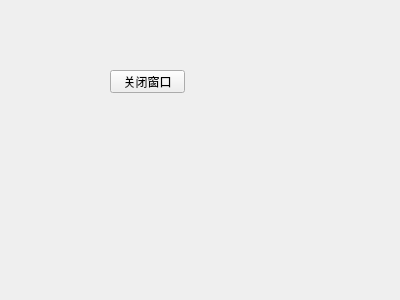
<?xml version="1.0" encoding="UTF-8"?>
<ui version="4.0">
 <class>Form</class>
 <widget class="QWidget" name="Form">
  <property name="geometry">
   <rect>
    <x>0</x>
    <y>0</y>
    <width>400</width>
    <height>300</height>
   </rect>
  </property>
  <property name="windowTitle">
   <string>Form</string>
  </property>
  <widget class="QPushButton" name="closeWinBtn">
   <property name="geometry">
    <rect>
     <x>110</x>
     <y>70</y>
     <width>75</width>
     <height>23</height>
    </rect>
   </property>
   <property name="text">
    <string>关闭窗口</string>
   </property>
  </widget>
 </widget>
 <resources/>
 <connections>
  <connection>
   <sender>closeWinBtn</sender>
   <signal>clicked()</signal>
   <receiver>Form</receiver>
   <slot>close()</slot>
   <hints>
    <hint type="sourcelabel">
     <x>144</x>
     <y>76</y>
    </hint>
    <hint type="destinationlabel">
     <x>203</x>
     <y>141</y>
    </hint>
   </hints>
  </connection>
 </connections>
</ui>
